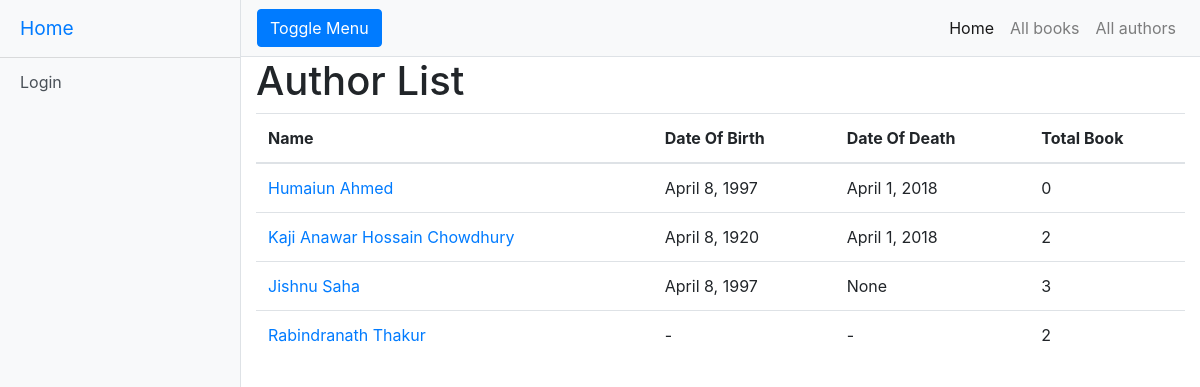
The app's page /catalog/authors/, older data.
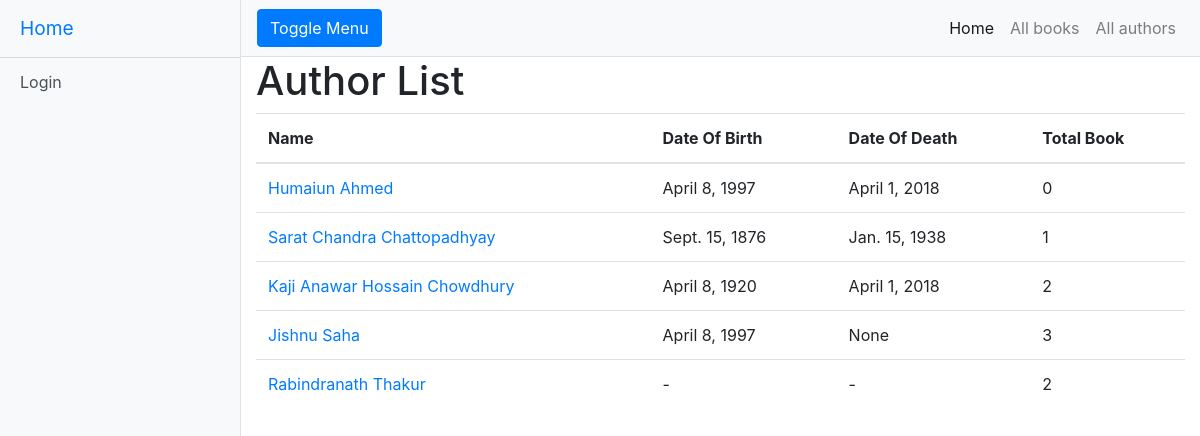
The same page, newer data.
### catalog/models.py (models this page shows, shortened)
class Author(models.Model):
    first_name = models.CharField(max_length=100)
    last_name = models.CharField(max_length=100)
    date_of_birth = models.DateField(null=True, blank=True, help_text='Date format should be YYYY-MM-DD')
    date_of_death = models.DateField('Died', null=True, blank=True, help_text='Date format should be YYYY-MM-DD')
    class Meta:
        ordering = ['last_name', 'first_name']
    def get_absolute_url(self):
        return reverse('author-detail', args=[str(self.id)])

### catalog/views.py (the view)
# urls.py: path('authors/', views.AuthorListView.as_view(), name='authors-list'),
class AuthorListView(generic.ListView):
    model = Author

### catalog/templates/catalog/author_list.html
{% extends "base_generic.html" %}
{% block content %}
  <h1>Author List</h1>
  {% if author_list %}
    <table class="table">
      <thead>
        <tr>
          <th scope="col">Name</th>
          <th scope="col">Date Of Birth</th>
          <th scope="col">Date Of Death</th>
          <th scope="col">Total Book</th>
        </tr>
      </thead>
      <tbody>
      {% for author in author_list %}
        <tr>
          <td><a href="{{ author.get_absolute_url }}" style="text-decoration: none">{{ author.first_name }} {{ author.last_name }}</a></td>
          <td>
              {% if author.date_of_birth %}
                  {{ author.date_of_birth }}
              {% else %}
                  -
              {% endif %}
          </td>
          <td>
              {% if author.date_of_birth %}
                  {{ author.date_of_death }}
              {% else %}
                  -
              {% endif %}
          </td>
          <td>
              {{ author.book_set.count }}
          </td>
        </tr>
      {% endfor %}
      </tbody>
    </table>
  {% else %}
    <p>There are no author in the library.</p>
  {% endif %}
{% endblock %}

Row changes from the older to the newer data that the page shows:
added Author: first_name "Sarat Chandra", last_name "Chattopadhyay", date_of_birth "Sept. 15, 1876", date_of_death "Jan. 15, 1938", book_set.count "1"
